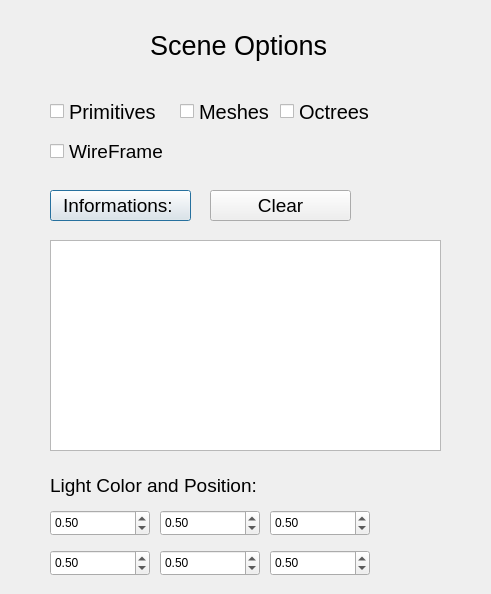
<?xml version="1.0" encoding="UTF-8"?>
<ui version="4.0">
 <class>SceneOptions</class>
 <widget class="QDialog" name="SceneOptions">
  <property name="geometry">
   <rect>
    <x>0</x>
    <y>0</y>
    <width>491</width>
    <height>594</height>
   </rect>
  </property>
  <property name="windowTitle">
   <string>Dialog</string>
  </property>
  <widget class="QCheckBox" name="wireframe">
   <property name="geometry">
    <rect>
     <x>50</x>
     <y>140</y>
     <width>121</width>
     <height>23</height>
    </rect>
   </property>
   <property name="font">
    <font>
     <pointsize>14</pointsize>
    </font>
   </property>
   <property name="text">
    <string>WireFrame</string>
   </property>
  </widget>
  <widget class="QTextBrowser" name="Inf">
   <property name="geometry">
    <rect>
     <x>50</x>
     <y>240</y>
     <width>391</width>
     <height>211</height>
    </rect>
   </property>
  </widget>
  <widget class="QCheckBox" name="primitives">
   <property name="geometry">
    <rect>
     <x>50</x>
     <y>100</y>
     <width>121</width>
     <height>23</height>
    </rect>
   </property>
   <property name="font">
    <font>
     <pointsize>15</pointsize>
    </font>
   </property>
   <property name="text">
    <string>Primitives</string>
   </property>
  </widget>
  <widget class="QCheckBox" name="octrees">
   <property name="geometry">
    <rect>
     <x>280</x>
     <y>100</y>
     <width>111</width>
     <height>23</height>
    </rect>
   </property>
   <property name="font">
    <font>
     <pointsize>15</pointsize>
    </font>
   </property>
   <property name="text">
    <string>Octrees</string>
   </property>
  </widget>
  <widget class="QCheckBox" name="meshes">
   <property name="geometry">
    <rect>
     <x>180</x>
     <y>100</y>
     <width>107</width>
     <height>23</height>
    </rect>
   </property>
   <property name="font">
    <font>
     <pointsize>15</pointsize>
    </font>
   </property>
   <property name="text">
    <string>Meshes</string>
   </property>
  </widget>
  <widget class="QLabel" name="label_2">
   <property name="geometry">
    <rect>
     <x>150</x>
     <y>20</y>
     <width>191</width>
     <height>51</height>
    </rect>
   </property>
   <property name="font">
    <font>
     <pointsize>20</pointsize>
    </font>
   </property>
   <property name="text">
    <string>Scene Options</string>
   </property>
  </widget>
  <widget class="QPushButton" name="informations">
   <property name="geometry">
    <rect>
     <x>50</x>
     <y>190</y>
     <width>141</width>
     <height>31</height>
    </rect>
   </property>
   <property name="font">
    <font>
     <pointsize>14</pointsize>
    </font>
   </property>
   <property name="text">
    <string>Informations: </string>
   </property>
  </widget>
  <widget class="QDoubleSpinBox" name="G">
   <property name="geometry">
    <rect>
     <x>160</x>
     <y>510</y>
     <width>100</width>
     <height>26</height>
    </rect>
   </property>
   <property name="minimum">
    <double>0.000000000000000</double>
   </property>
   <property name="maximum">
    <double>1.000000000000000</double>
   </property>
   <property name="singleStep">
    <double>0.100000000000000</double>
   </property>
   <property name="value">
    <double>0.500000000000000</double>
   </property>
  </widget>
  <widget class="QLabel" name="label_3">
   <property name="geometry">
    <rect>
     <x>50</x>
     <y>470</y>
     <width>221</width>
     <height>31</height>
    </rect>
   </property>
   <property name="font">
    <font>
     <pointsize>14</pointsize>
    </font>
   </property>
   <property name="text">
    <string>Light Color and Position:</string>
   </property>
  </widget>
  <widget class="QDoubleSpinBox" name="R">
   <property name="geometry">
    <rect>
     <x>50</x>
     <y>510</y>
     <width>100</width>
     <height>26</height>
    </rect>
   </property>
   <property name="minimum">
    <double>0.000000000000000</double>
   </property>
   <property name="maximum">
    <double>1.000000000000000</double>
   </property>
   <property name="singleStep">
    <double>0.100000000000000</double>
   </property>
   <property name="value">
    <double>0.500000000000000</double>
   </property>
  </widget>
  <widget class="QDoubleSpinBox" name="B">
   <property name="geometry">
    <rect>
     <x>270</x>
     <y>510</y>
     <width>100</width>
     <height>26</height>
    </rect>
   </property>
   <property name="minimum">
    <double>0.000000000000000</double>
   </property>
   <property name="maximum">
    <double>1.000000000000000</double>
   </property>
   <property name="singleStep">
    <double>0.100000000000000</double>
   </property>
   <property name="value">
    <double>0.500000000000000</double>
   </property>
  </widget>
  <widget class="QDoubleSpinBox" name="Ly">
   <property name="geometry">
    <rect>
     <x>160</x>
     <y>550</y>
     <width>100</width>
     <height>26</height>
    </rect>
   </property>
   <property name="minimum">
    <double>0.000000000000000</double>
   </property>
   <property name="maximum">
    <double>1.000000000000000</double>
   </property>
   <property name="singleStep">
    <double>0.100000000000000</double>
   </property>
   <property name="value">
    <double>0.500000000000000</double>
   </property>
  </widget>
  <widget class="QDoubleSpinBox" name="Lz">
   <property name="geometry">
    <rect>
     <x>270</x>
     <y>550</y>
     <width>100</width>
     <height>26</height>
    </rect>
   </property>
   <property name="minimum">
    <double>0.000000000000000</double>
   </property>
   <property name="maximum">
    <double>1.000000000000000</double>
   </property>
   <property name="singleStep">
    <double>0.100000000000000</double>
   </property>
   <property name="value">
    <double>0.500000000000000</double>
   </property>
  </widget>
  <widget class="QDoubleSpinBox" name="Lx">
   <property name="geometry">
    <rect>
     <x>50</x>
     <y>550</y>
     <width>100</width>
     <height>26</height>
    </rect>
   </property>
   <property name="minimum">
    <double>0.000000000000000</double>
   </property>
   <property name="maximum">
    <double>9999.000000000000000</double>
   </property>
   <property name="singleStep">
    <double>0.100000000000000</double>
   </property>
   <property name="value">
    <double>0.500000000000000</double>
   </property>
  </widget>
  <widget class="QPushButton" name="informations_2">
   <property name="geometry">
    <rect>
     <x>210</x>
     <y>190</y>
     <width>141</width>
     <height>31</height>
    </rect>
   </property>
   <property name="font">
    <font>
     <pointsize>14</pointsize>
    </font>
   </property>
   <property name="text">
    <string>Clear</string>
   </property>
  </widget>
 </widget>
 <resources/>
 <connections/>
</ui>
